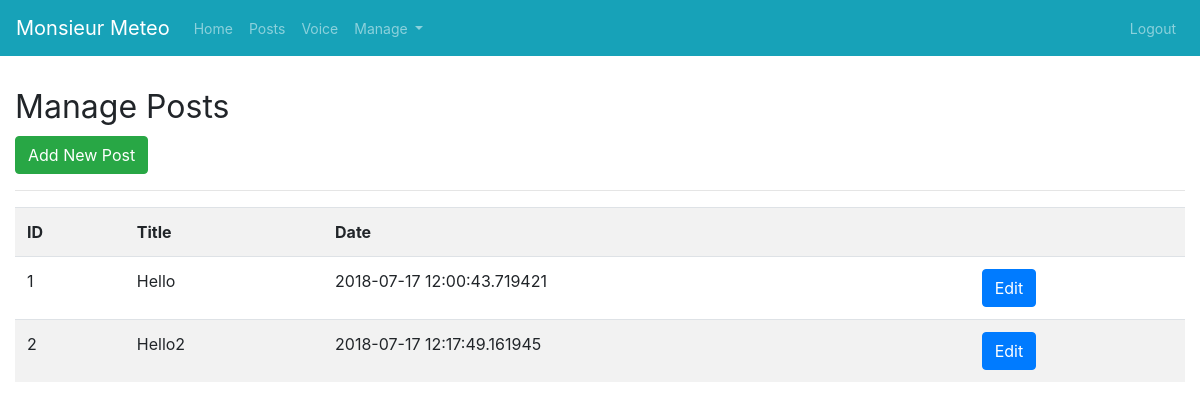
Page /manage_posts (signed in) on the earlier database version.
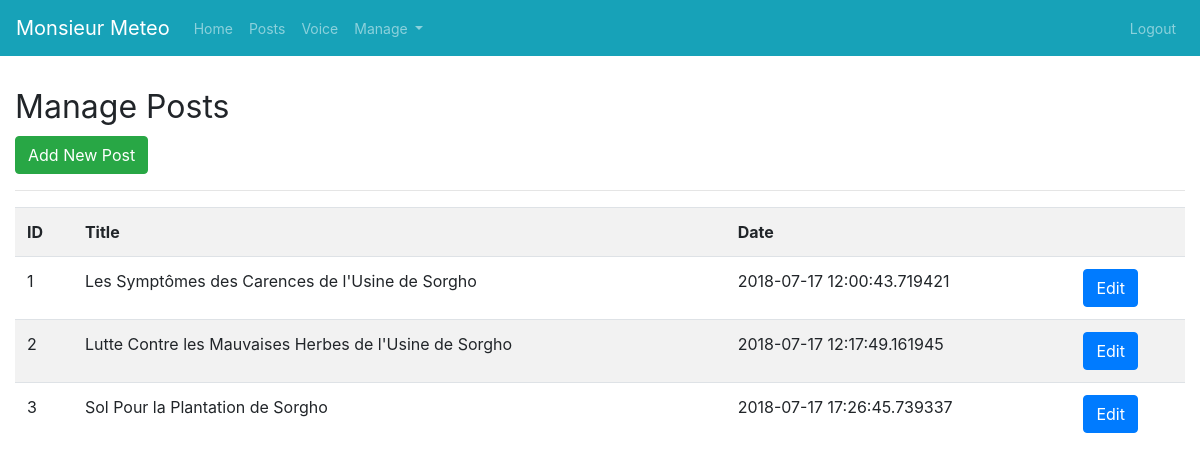
Same page on the later database version.
### app.py (models this page shows)
class Posts(db.Model):
    id =db.Column(db.Integer, primary_key=True)
    title = db.Column(db.String(100), nullable=False)
    body = db.Column(db.Text, nullable=False)
    create_date = db.Column(db.DateTime, nullable=False)

### app.py (the view)
@app.route('/manage_posts')
@is_logged_in
def manage_posts():
    posts = Posts.query.all()
    if len(posts) > 0:
        return render_template('manage_posts.html', posts=posts)
    else:
        msg = 'No Posts Found'
        return render_template('manage_posts.html', msg=msg)

### app.py (called while the page is built)
def is_logged_in(f):
    @wraps(f)
    def wrap(*args, **kwargs):
        if 'logged_in' in session:
            return f(*args, **kwargs)
        else:
            flash('Unathorized! Please login', 'danger')
            return redirect(url_for('login'))
    return wrap

### templates/manage_posts.html
{% extends 'layout.html' %}
{% block body %}
<div class="container-fluid">
   <h1><small>Manage Posts</small></h1>
   <a class="btn btn-success" href="/add_post">Add New Post </a>
   <hr>
   <table class="table table-striped">
    <tr>
      <th>ID</th>
      <th>Title</th>
      <th>Date</th>
      <th></th>
    </tr>
    {% for post in posts %}
    <tr>
      <td> {{post.id}} </td>
      <td> {{post.title}} </td>
      <td> {{post.create_date}}</td>
      <td><a href="edit_post/{{post.id}}" class="btn btn-primary pullright">Edit </td>
    </tr>
    {% endfor %}
   </table>
</div>
{% endblock %}

Differences in the rows shown:
changed Posts id 1: title "Hello" → "Les Symptômes des Carences de l'Usine de Sorgho"
changed Posts id 2: title "Hello2" → "Lutte Contre les Mauvaises Herbes de l'Usine de Sorgho"
added Posts: id "3", title "Sol Pour la Plantation de Sorgho", create_date "2018-07-17 17:26:45.739337"
